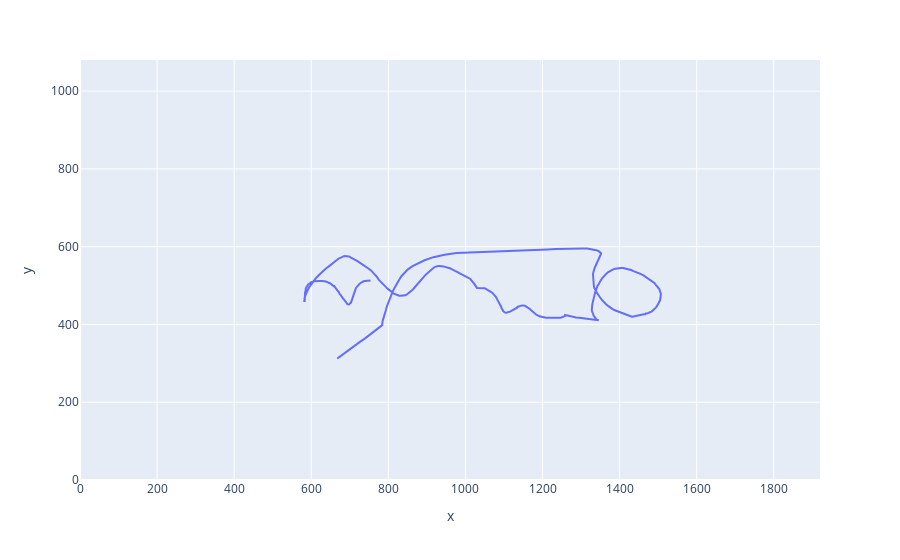

Notebook code for this chart:
### Code cell
fig

### Figure 1 — Plotly figure (JSON) as saved in the notebook; plotly's stock layout.template omitted (floating-point values rounded to 4 significant figures; data arrays with more than 128 entries replaced by an {"elided": "..."} marker saying what was removed)
{"data": [{"hovertemplate": "t=0        1\n1        2\n2        3\n3        4\n4        5\n      ... \n644    645\n645    646\n646    647\n647    648\n648    649\nName: t, Length: 649, dtype: int64<br>x=%{x}<br>y=%{y}<extra></extra>", "legendgroup": "", "line": {"color": "#636efa", "dash": "solid"}, "marker": {"symbol": "circle"}, "mode": "lines", "name": "", "orientation": "v", "showlegend": false, "type": "scatter", "x": {"elided": "649 int values"}, "xaxis": "x", "y": {"elided": "649 int values"}, "yaxis": "y"}], "layout": {"legend": {"tracegroupgap": 0}, "margin": {"t": 60}, "xaxis": {"anchor": "y", "domain": [0, 1], "range": [0, 1920], "title": {"text": "x"}}, "yaxis": {"anchor": "x", "domain": [0, 1], "range": [0, 1080], "title": {"text": "y"}}}}
